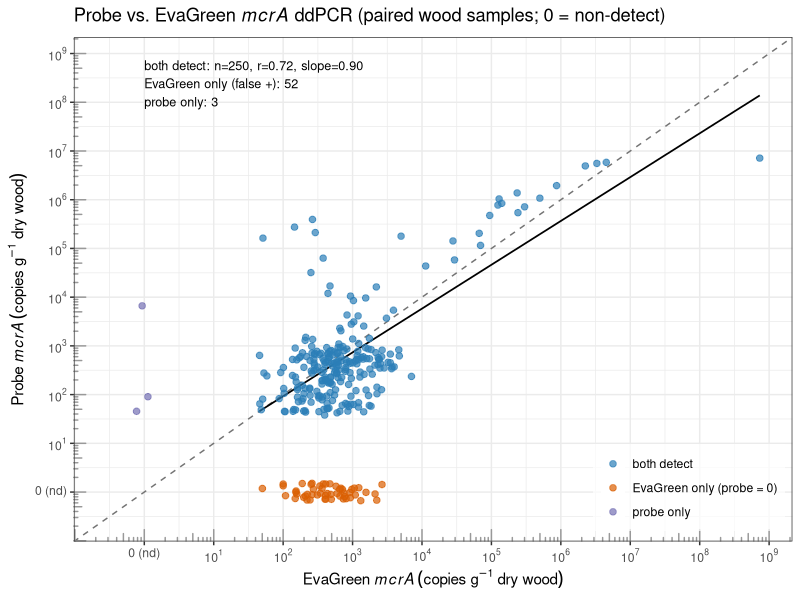

R code for this plot:
#!/usr/bin/env Rscript
# ==============================================================================
# rev_figS19_mcra-probe-validation.R
# SI figure: validation of the probe-based mcrA ddPCR assay against the original
# intercalating-dye (EvaGreen/ML) assay on the same wood samples. Shows both
# non-detects and detections on a 1:1 plot so the false-positive pattern is
# explicit: EvaGreen calls many samples positive that the specific probe scores
# zero (its false-positive signature; Arnold et al. 2024), while agreeing
# quantitatively where both detect. Supports the R2 controls/LoD response.
# Units: copies g-1 dry wood. Reads data/; writes outputs/revision/.
# ==============================================================================
suppressMessages({library(ggplot2); library(scales)}); options(warn=-1, stringsAsFactors=FALSE)
dd <- read.csv("data/compiled/ddpcr_gene_abundances.csv")
dd$conc <- suppressWarnings(as.numeric(dd$concentration_copies_per_uL))
dd$copies_g <- dd$conc * 75 / dd$sample_mass_mg * 1000        # copies per g dry wood

AT <- "loose"
a <- dd[dd$target_gene=="mcra"       & dd$analysis_type==AT, c("sample_id","copies_g")]
b <- dd[dd$target_gene=="mcra_probe" & dd$analysis_type==AT & dd$material=="Wood", c("sample_id","copies_g")]
names(a)<-c("sample_id","eg"); names(b)<-c("sample_id","pr")
m <- merge(a,b,by="sample_id"); m <- m[is.finite(m$eg)&is.finite(m$pr),]
m$cat <- with(m, ifelse(eg>0 & pr>0, "both detect",
                 ifelse(eg>0 & pr==0, "EvaGreen only (probe = 0)",
                 ifelse(eg==0 & pr>0, "probe only", "both = 0"))))

# ---- place non-detects (0) at a floor a decade below the lowest detected value ----
posmin <- min(c(m$eg[m$eg>0], m$pr[m$pr>0]))
floor  <- 10^(floor(log10(posmin)) - 1)                       # one clean decade below
topmax <- max(c(m$eg, m$pr))
set.seed(1)
jit <- function(x) x * 10^runif(length(x), -0.18, 0.18)       # spread the piled-up zeros
m$egp <- ifelse(m$eg==0, jit(rep(floor, nrow(m))), m$eg)
m$prp <- ifelse(m$pr==0, jit(rep(floor, nrow(m))), m$pr)

pos <- m[m$eg>0 & m$pr>0, ]; fit <- lm(log10(pr)~log10(eg), data=pos)
lab <- sprintf("both detect: n=%d, r=%.2f, slope=%.2f\nEvaGreen only (false +): %d\nprobe only: %d",
               nrow(pos), cor(log10(pos$eg),log10(pos$pr)), coef(fit)[2],
               sum(m$cat=="EvaGreen only (probe = 0)"), sum(m$cat=="probe only"))

cols <- c("both detect"="#2c7fb8","EvaGreen only (probe = 0)"="#d95f02",
          "probe only"="#7570b3","both = 0"="grey55")
brk <- 10^(seq(floor(log10(floor)), ceiling(log10(topmax))))
lbl <- ifelse(brk==floor, "0 (nd)", parse(text=paste0("10^", round(log10(brk)))))

p <- ggplot(m, aes(egp, prp, colour=cat)) +
  annotate("rect", xmin=floor/3.5, xmax=floor*3.5, ymin=-Inf, ymax=Inf, fill="grey92", alpha=.5) +
  annotate("rect", ymin=floor/3.5, ymax=floor*3.5, xmin=-Inf, xmax=Inf, fill="grey92", alpha=.5) +
  geom_abline(slope=1, intercept=0, linetype=2, colour="grey45") +
  geom_smooth(data=pos, aes(eg,pr), method="lm", se=FALSE, colour="black", linewidth=.6, inherit.aes=FALSE) +
  geom_point(alpha=.7, size=1.9) +
  scale_x_log10(breaks=brk, labels=lbl) + scale_y_log10(breaks=brk, labels=lbl) +
  annotation_logticks(sides="bl", colour="grey60") +
  scale_colour_manual(values=cols, name=NULL) +
  annotate("text", x=floor, y=topmax, label=lab, hjust=0, vjust=1, size=3.2) +
  labs(x=expression(EvaGreen~italic(mcrA)~(copies~g^{-1}~dry~wood)),
       y=expression(Probe~italic(mcrA)~(copies~g^{-1}~dry~wood)),
       title=expression("Probe vs. EvaGreen "*italic(mcrA)*" ddPCR (paired wood samples; 0 = non-detect)")) +
  theme_bw(base_size=11) + theme(legend.position=c(.99,.02), legend.justification=c(1,0),
                                 legend.background=element_rect(fill=alpha("white",.7), colour=NA))
ggsave("outputs/revision/figS19_mcra_probe_validation.png", p, width=7.6, height=6.4, dpi=300)
cat("n paired:",nrow(m)," EvaGreen-only(false+):",sum(m$cat=="EvaGreen only (probe = 0)"),
    " probe-only:",sum(m$cat=="probe only")," both0:",sum(m$cat=="both = 0"),
    " | floor=",floor,"\n")
cat("wrote outputs/revision/figS19_mcra_probe_validation.png\n")
